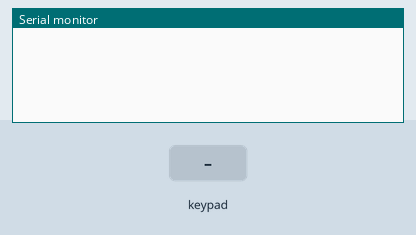
Bench run of a sketch on a simulated ESP32. On the bench: the last lines printed to the serial monitor. The test bench sets the inputs (shaded band).

Above: at 1.2 s.
1.3 s: key '1' pressed
At 1.9 s:
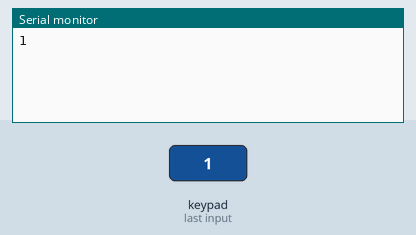
2.8 s: keypad keys 1 3 1 2 1 4 2 7 # pressed 0.4 s apart
At 6.9 s:
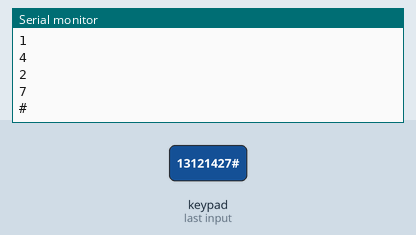
7.9 s: key 'A' pressed
At 9.1 s:
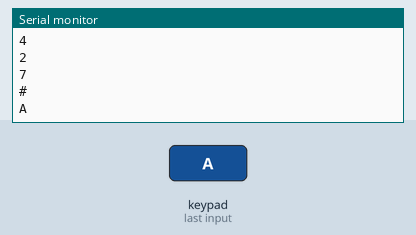
9.4 s: keypad keys 1 3 1 2 1 4 2 7 * pressed 0.4 s apart
At 13.0 s:
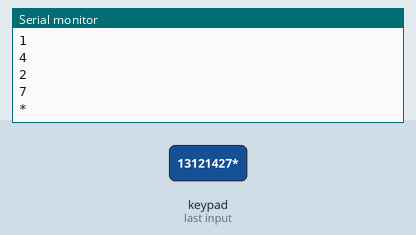
14.5 s: key 'B' pressed
At 15.7 s:
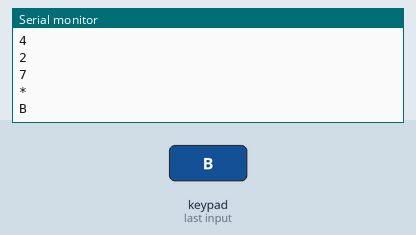
16.0 s: keypad keys 1 3 1 2 1 4 2 7 D pressed 0.4 s apart
At 20.2 s:
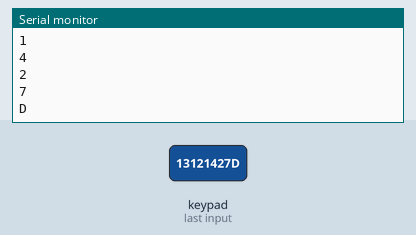
Timing chart, 0 to 21.7 s (numbered marks = the images above; inputs shaded):
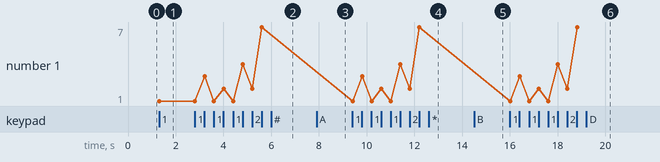

Measured:
- after the input at 1.3 s, the serial monitor: prints a new line at once (image 1)
- after the input at 2.8 s, the serial monitor: prints a new line after 0.41 s (image 2)
- after the input at 7.9 s, the serial monitor: prints a new line at once (image 3)
- after the input at 9.4 s, the serial monitor: prints a new line at once (image 4)
- after the input at 14.5 s, the serial monitor: prints a new line at once (image 5)
- after the input at 16.0 s, the serial monitor: prints a new line at once (image 6)
- plotted number 1: 1 → 7 after the input at 2.8 s

The sketch:

keypad.ino
```cpp
#include <Keypad.h>
// Variable untuk jumlah baris dan kolom
const byte ROWS = 4;
// 4 baris
const byte COLS = 4;
// 4 kolom
char keys[ROWS][COLS] = {
  {'1', '2', '3', 'A'},
  {'4', '5', '6', 'B'},
  {'7', '8', '9', 'C'},
  {'*', '0', '#', 'D'}
};
// Variabel untuk pin baris
byte rowPins[ROWS] = {13, 12, 14, 27};
// R1, R2, R3, R4
// Variable untuk pin kolom
byte colPins[COLS] = {26, 25, 33, 32};
// C1, C2, C3, C4
Keypad keypad = Keypad(makeKeymap(keys), rowPins, colPins, ROWS, COLS);
void setup() {
  Serial.begin(115200);
}
void loop() {
  char key = keypad.getKey();
  if (key) {
    Serial.println(key);
  }
}
```
